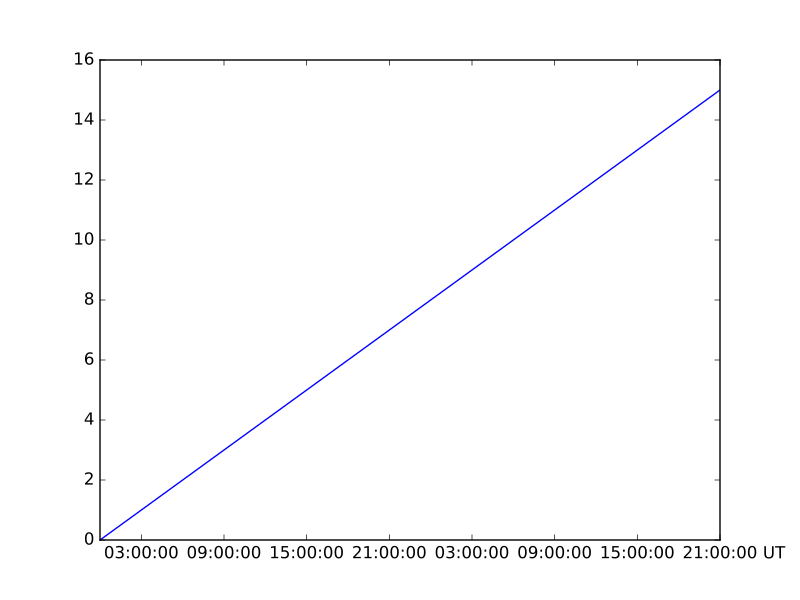

Reproduce this figure in Python.
import spacepy.plot.utils
import matplotlib.pyplot as plt
import datetime
times = [datetime.datetime(2010, 1, 1) + datetime.timedelta(hours=i)
    for i in range(0, 48, 3)]
plt.plot(times, range(16))
# [<matplotlib.lines.Line2D object at 0x0000000>]
spacepy.plot.utils.annotate_xaxis(' UT') #mark that times are UT
# <matplotlib.text.Text object at 0x0000000>
